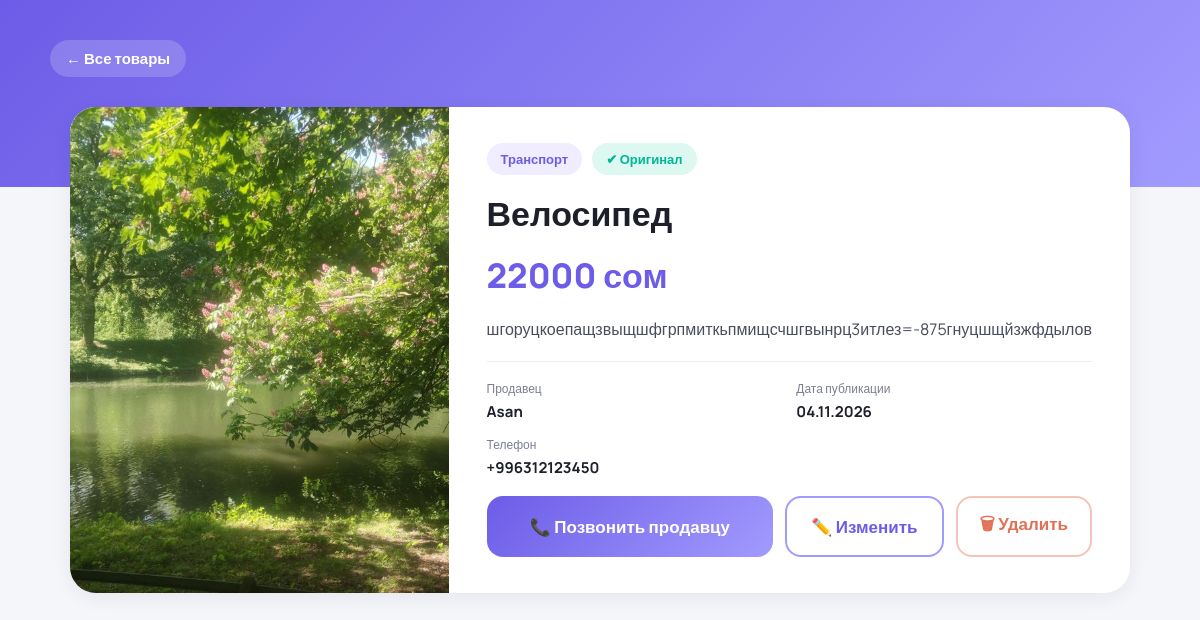
Page /product/1 on the committed database.
### lalafo_app/models.py (models this page shows, shortened)
class Product(models.Model):
    product_name = models.CharField(max_length=200)
    price = models.PositiveSmallIntegerField()
    category = models.ForeignKey(Category, on_delete=models.CASCADE, null=True, blank=True)
    product_image = models.ImageField(upload_to='photo_products')
    phone_number = PhoneNumberField(region='KG')
    descriptions = models.TextField()
    user = models.CharField(max_length=54)
    product_type = models.BooleanField(default=False)
    create_date = models.DateField(auto_now_add=True)

class Category(models.Model):
    category_name = models.CharField(max_length=32, unique=True)
    category_image = models.ImageField(upload_to='photo_categoryies')
    def __str__(self):
        return self.category_name

### lalafo_app/views.py (the view)
# urls.py: path('product/<int:pk>', ProductDetailView.as_view(), name='product_detail'),
class ProductDetailView(DetailView):
    queryset = Product.objects.all()
    context_object_name = 'product'
    template_name = 'product_detail.html'

### lalafo_app/templates/product_detail.html (shortened to what this page needs)
<!DOCTYPE html>
<html lang="ru">
<head>
</head>
<body>
    <header class="hero">
        <div class="hero-inner">
            <a href="{% url 'product_list' %}" class="back">← Все товары</a>
        </div>
    </header>
    <main class="container">
        <div class="detail">
            <div class="photo">
                {% if product.product_image %}
                    <img src="{{ product.product_image.url }}" alt="{{ product.product_name }}">
                {% else %}
                    <div class="placeholder">🖼<span>Нет фото</span></div>
                {% endif %}
            </div>
            <div class="info">
                <div class="badges">
                    <span class="badge">{{ product.category }}</span>
                    {% if product.product_type %}
                        <span class="badge ok">✔ Оригинал</span>
                    {% else %}
                        <span class="badge no">Не оригинал</span>
                    {% endif %}
                </div>
                <h1>{{ product.product_name }}</h1>
                <div class="price">{{ product.price }} сом</div>
                <p class="desc">{{ product.descriptions }}</p>
                <div class="meta">
                    <div class="meta-item">
                        <small>Продавец</small>
                        <span>{{ product.user }}</span>
                    </div>
                    <div class="meta-item">
                        <small>Дата публикации</small>
                        <span>{{ product.create_date|date:"d.m.Y" }}</span>
                    </div>
                    <div class="meta-item">
                        <small>Телефон</small>
                        <span>{{ product.phone_number }}</span>
                    </div>
                </div>
                <div class="actions">
                    <a href="tel:{{ product.phone_number }}" class="call">📞 Позвонить продавцу</a>
                    <a href="{% url 'product_update' product.pk %}" class="update">✏️ Изменить</a>
                    <a href="{% url 'product_delete' product.pk %}" class="delete">🗑 Удалить</a>
                </div>
            </div>
        </div>
    </main>
</body>
</html>

### lalafo_app/templates/product_detail.html (style rules this page uses)
:root { --bg: #f5f6fa; --card: #ffffff; --text: #1d1f2b; --muted: #7b7f93; --accent: #6c5ce7; --accent-2: #a29bfe; --green: #00b894; --red: #e17055; --shadow: 0 4px 20px rgba(30, 30, 60, 0.07); }
* { box-sizing: border-box; margin: 0; padding: 0; }
body { font-family: 'Manrope', sans-serif; background: var(--bg); color: var(--text); min-height: 100vh; }
.hero { background: linear-gradient(135deg, var(--accent), var(--accent-2)); color: #fff; padding: 40px 20px 110px; }
.hero-inner { max-width: 1100px; margin: 0 auto; }
.back { display: inline-flex; align-items: center; gap: 8px; color: #fff; text-decoration: none; font-weight: 600; font-size: 15px; background: rgba(255, 255, 255, .18); padding: 8px 16px; border-radius: 20px; transition: background .3s; }
.container { max-width: 1100px; margin: -80px auto 60px; padding: 0 20px; }
.detail { display: grid; grid-template-columns: 1fr 1fr; background: var(--card); border-radius: 26px; box-shadow: var(--shadow); overflow: hidden; }
.photo { background: #e9eaf2; min-height: 420px; }
.photo img { width: 100%; height: 100%; object-fit: cover; display: block; }
.info { padding: 36px 38px; display: flex; flex-direction: column; gap: 18px; }
.badges { display: flex; flex-wrap: wrap; gap: 10px; }
.badge { font-size: 13px; font-weight: 700; padding: 7px 14px; border-radius: 20px; background: #efedff; color: var(--accent); }
.badge.ok { background: #dcf8f1; color: var(--green); }
h1 { font-size: clamp(24px, 3.5vw, 34px); font-weight: 800; line-height: 1.2; }
.price { font-size: 34px; font-weight: 800; color: var(--accent); }
.desc { color: #4a4d5e; line-height: 1.7; font-size: 16px; white-space: pre-line; }
.meta { display: grid; grid-template-columns: 1fr 1fr; gap: 14px; padding-top: 18px; border-top: 1px solid #eceef5; }
.meta-item small { display: block; color: var(--muted); font-size: 12px; margin-bottom: 3px; }
.meta-item span { font-weight: 700; font-size: 15px; }
.actions { margin-top: auto; display: flex; gap: 12px; }
.call { flex: 1; display: flex; align-items: center; justify-content: center; gap: 10px; background: linear-gradient(135deg, var(--accent), var(--accent-2)); color: #fff; text-decoration: none; font-weight: 700; font-size: 17px; padding: 16px; border-radius: 16px; transition: transform .3s, box-shadow .3s; }
.update { display: flex; align-items: center; justify-content: center; gap: 8px; background: #fff; color: var(--accent); border: 2px solid var(--accent-2); text-decoration: none; font-weight: 700; font-size: 17px; padding: 14px 24px; border-radius: 16px; transition: transform .3s, background .3s, color .3s, border-color .3s; }
.delete { display: flex; align-items: center; justify-content: center; gap: 8px; background: #fff; color: var(--red); border: 2px solid #f5c4b8; text-decoration: none; font-weight: 700; font-size: 17px; padding: 14px 22px; border-radius: 16px; transition: transform .3s, background .3s, color .3s, border-color .3s; }

### rows in the picture
Product: product_image (picture), category "Транспорт", product_name "Велосипед", price "22000", descriptions "шгоруцкоепащзвыщшфгрпмиткьпмищсчшгвынрц3итлез=-875гнуцшщйзжфдылов", user "Asan", create_date "04.11.2026", phone_number "+996312123450"
